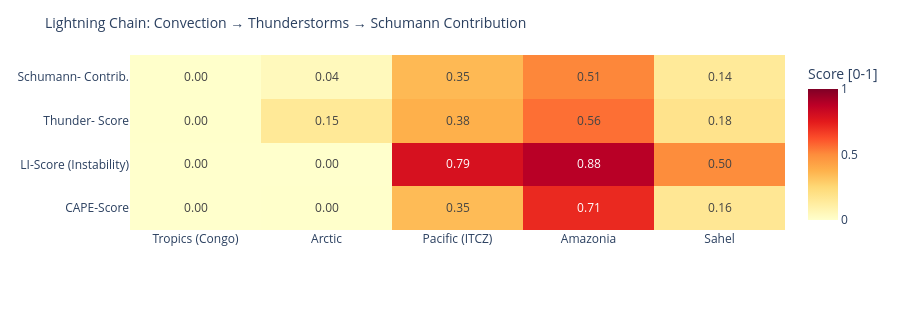

Notebook source saved alongside this figure:
### Code cell
# ============================================================
# LIGHTNING CHAIN: Convection → Thunderstorms → Schumann
# Shows the causal chain per measurement point as heatmap
# ============================================================

def cape_score(v):
    """CAPE → normalized score [0,1]"""
    if v is None or pd.isna(v): return 0.0
    return min(1.0, float(v) / 3000)

def li_score(v):
    """Lifted Index: negative = unstable → score [0,1]"""
    if v is None or pd.isna(v): return 0.3
    return min(1.0, max(0.0, (-float(v) + 6) / 12))

def cloud_score(v):
    if v is None or pd.isna(v): return 0.3
    return float(v) / 100

def thunder_score(row):
    """Kombinierter Gewitterwahrscheinlichkeits-Score
    CAPE + LI + Bedeckung + WMO-Gewitter + konvektiver Niederschlag (showers)
    Hinweis: X-Ray und Kp sind kein Bestandteil – nur geomagn./solarer Kontext.
    """
    cs = cape_score(row.get('cape'))
    ls = li_score(row.get('li'))
    cl = cloud_score(row.get('cloud'))
    t  = 1.0 if row.get('thunderstorm') else 0.0
    # Convective precipitation (showers) as additional indicator
    sh = min(1.0, (row.get('showers') or 0) / 5.0)
    return round(cs * 0.30 + ls * 0.25 + cl * 0.15 + t * 0.20 + sh * 0.10, 3)

def schumann_contribution(t_score, lat):
    """Schumann contribution: higher in tropics (±30°), scaled by thunderstorm score"""
    lat_weight = max(0.3, 1.0 - abs(lat) / 60)
    return round(t_score * lat_weight, 3)

df_atm['cape_score']   = df_atm.apply(lambda r: cape_score(r['cape']), axis=1)
df_atm['li_score']     = df_atm.apply(lambda r: li_score(r['li']),    axis=1)
df_atm['thunder_score']= df_atm.apply(lambda r: thunder_score(r.to_dict()), axis=1)
df_atm['schumann_contribution'] = df_atm.apply(
    lambda r: schumann_contribution(r['thunder_score'], r['lat']), axis=1)

metrics = ['cape_score', 'li_score', 'thunder_score', 'schumann_contribution']
labels  = ['CAPE-Score', 'LI-Score\n(Instability)', 'Thunder-\nScore', 'Schumann-\nContrib.']
z_data  = [df_atm[m].tolist() for m in metrics]

fig = go.Figure(go.Heatmap(
    z=z_data,
    x=df_atm['point'].tolist(),
    y=labels,
    colorscale='YlOrRd',
    zmin=0, zmax=1,
    text=[[f'{v:.2f}' for v in row] for row in z_data],
    texttemplate='%{text}', textfont=dict(size=12),
    colorbar=dict(title='Score [0-1]')
))
fig.update_layout(
    title=dict(text='Lightning Chain: Convection → Thunderstorms → Schumann Contribution', font=dict(size=14)),
    height=310,
    plot_bgcolor='rgba(0,0,0,0)', paper_bgcolor='rgba(0,0,0,0)',
    margin=dict(l=130, r=80, t=55, b=80)
)
fig.show()

### Figure 1 — Plotly figure (JSON) as saved in the notebook; plotly's stock layout.template omitted (floating-point values rounded to 4 significant figures)
{"data": [{"colorbar": {"title": {"text": "Score [0-1]"}}, "colorscale": [[0.0, "rgb(255,255,204)"], [0.125, "rgb(255,237,160)"], [0.25, "rgb(254,217,118)"], [0.375, "rgb(254,178,76)"], [0.5, "rgb(253,141,60)"], [0.625, "rgb(252,78,42)"], [0.75, "rgb(227,26,28)"], [0.875, "rgb(189,0,38)"], [1.0, "rgb(128,0,38)"]], "text": [["0.00", "0.00", "0.35", "0.71", "0.16"], ["0.00", "0.00", "0.79", "0.88", "0.50"], ["0.00", "0.15", "0.38", "0.56", "0.18"], ["0.00", "0.04", "0.35", "0.51", "0.14"]], "textfont": {"size": 12}, "texttemplate": "%{text}", "type": "heatmap", "x": ["Tropics (Congo)", "Arctic", "Pacific (ITCZ)", "Amazonia", "Sahel"], "y": ["CAPE-Score", "LI-Score\n(Instability)", "Thunder-\nScore", "Schumann-\nContrib."], "z": [[0.0, 0.003333, 0.3467, 0.7133, 0.16], [0.0, 0.0, 0.7917, 0.8833, 0.5], [0.002, 0.151, 0.383, 0.559, 0.185], [0.002, 0.045, 0.351, 0.512, 0.145]], "zmax": 1, "zmin": 0}], "layout": {"height": 310, "margin": {"b": 80, "l": 130, "r": 80, "t": 55}, "paper_bgcolor": "rgba(0,0,0,0)", "plot_bgcolor": "rgba(0,0,0,0)", "title": {"font": {"size": 14}, "text": "Lightning Chain: Convection → Thunderstorms → Schumann Contribution"}}}
